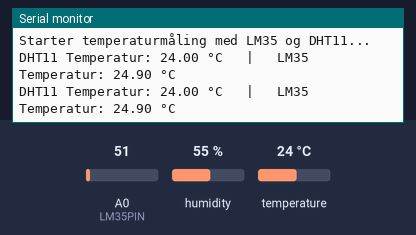
Bench run of a sketch on a simulated Arduino Uno, built with avr-gcc and run on an emulated ATmega328P. Parts: the last lines printed to the serial monitor. The inputs (shaded band) are chosen by the test bench; at power-on: temperature 24 °C, A0 (LM35PIN) = 51, humidity 55 %.

Above: at 4.8 s.
4.9 s: temperature set to 12 °C
At 7.2 s:
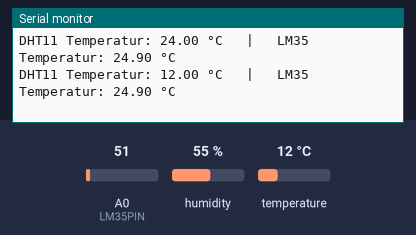
7.9 s: A0 (LM35PIN) set to 61
At 8.5 s:
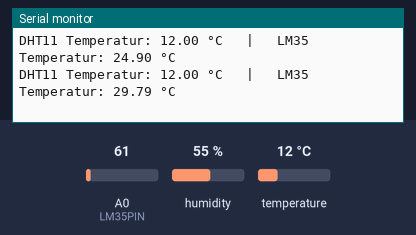
10.9 s: temperature set to 19 °C
At 13.3 s:
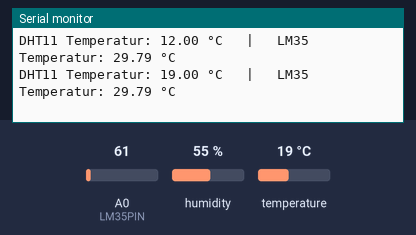
13.9 s: A0 (LM35PIN) set to 71
At 14.5 s:
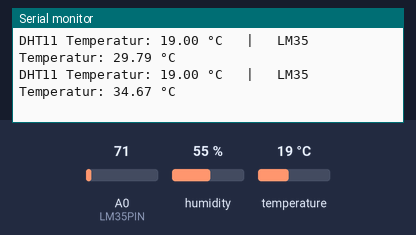
Timing chart, 0 to 16.9 s (numbered marks = the images above; inputs shaded):
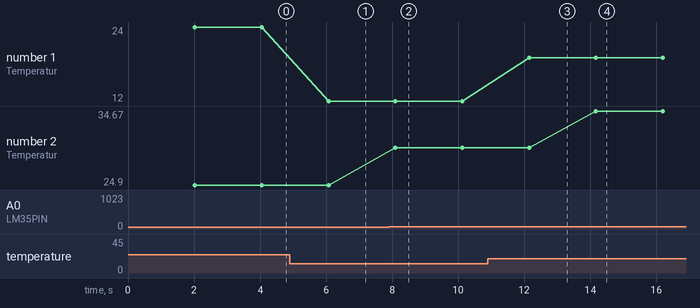

Measured:
- after the input at 4.9 s, the serial monitor: prints a new line after 1.2 s (image 1)
- after the input at 7.9 s, the serial monitor: prints a new line after 0.20 s (image 2)
- after the input at 10.9 s, the serial monitor: prints a new line after 1.2 s (image 3)
- after the input at 13.9 s, the serial monitor: prints a new line after 0.27 s (image 4)
- plotted number 1: 24 → 12 after the input at 4.9 s, 12 → 19 after the input at 10.9 s
- plotted number 2: 24.9 → 29.79 after the input at 7.9 s, 29.79 → 34.67 after the input at 13.9 s

The sketch:

Temp_ref.ino
```cpp
#include <DHT.h>

// --- DHT11 config ---
#define DHTPIN 2       // digital pin to DHT11 data
#define DHTTYPE DHT11  // sensor type
DHT dht(DHTPIN, DHTTYPE);

// --- LM35 config ---
#define LM35PIN A0     // analog pin to LM35 output

void setup() {
  // start serial
  Serial.begin(9600);
  Serial.println("Starter temperaturmåling med LM35 og DHT11...");

  // start the DHT sensor
  dht.begin();
}

void loop() {
  // DHT11 is slow: needs at least 2 s between reads
  delay(2000);

  // --- read DHT11 ---
  float tempDHT = dht.readTemperature(); // temperature in Celsius

  // DHT11 read failed if NaN
  if (isnan(tempDHT)) {
    Serial.println("Fejl: Kunne ikke læse fra DHT11 sensoren!");
  }

  // --- read LM35 ---
  int analogValue = analogRead(LM35PIN);

  // analog (0-1023) -> voltage (5V / 1024) -> degrees
  // LM35 = 10 mV/degC, so multiply volts by 100
  float voltage = analogValue * (5.0 / 1024.0);
  float tempLM35 = voltage * 100.0;

  // --- print results ---
  Serial.print("DHT11 Temperatur: ");
  if (!isnan(tempDHT)) {
    Serial.print(tempDHT);
    Serial.print(" °C");
  }

  Serial.print("   |   LM35 Temperatur: ");
  Serial.print(tempLM35);
  Serial.println(" °C");
}
```
